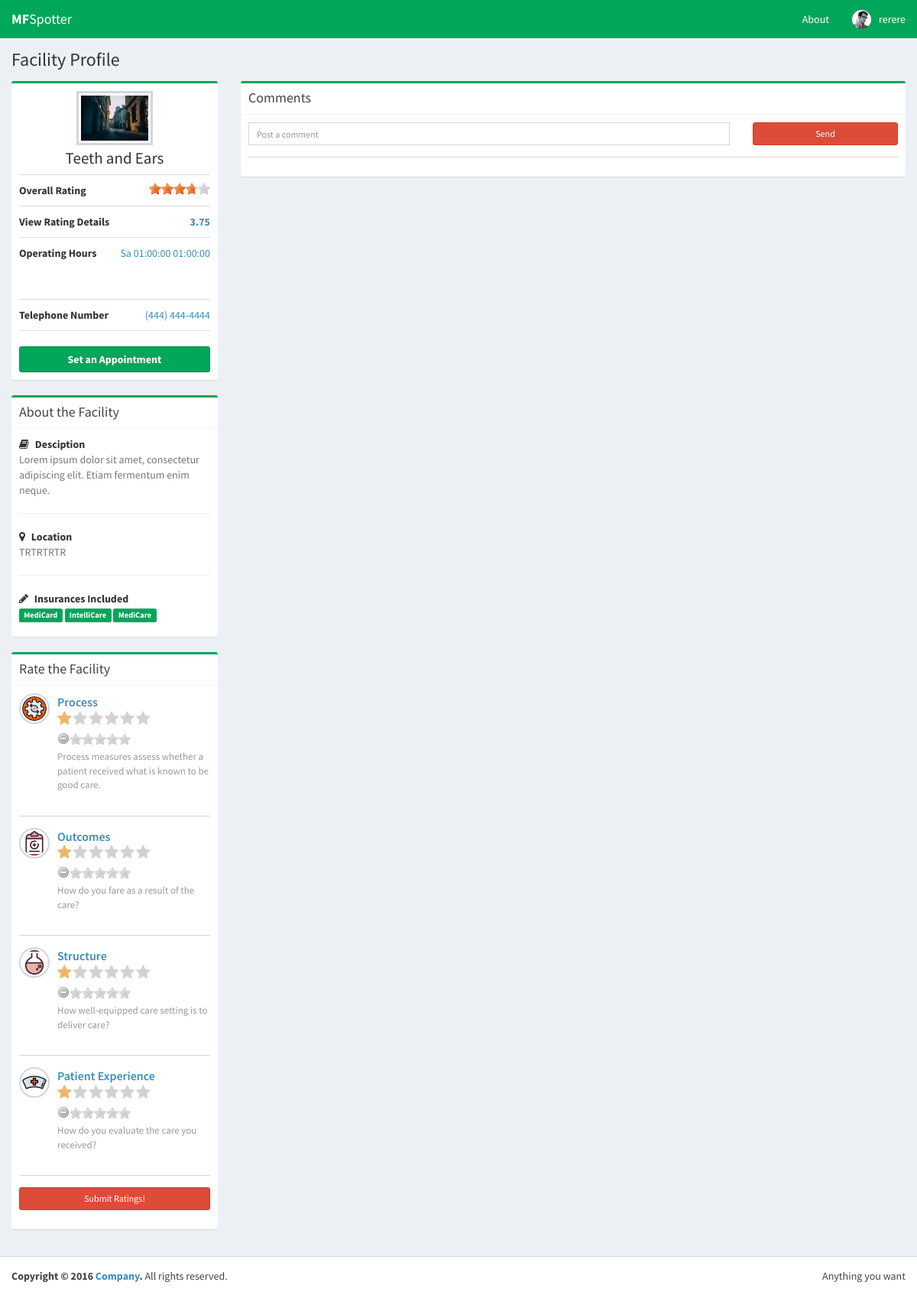
The app's page /facilityProfile.php?id=28 (signed in) with its own data.
### tables this page shows
CREATE TABLE IF NOT EXISTS `facility` (
  `facilityID` int(4) NOT NULL AUTO_INCREMENT,
  `facilityName` varchar(50) NOT NULL,
  `telephoneNumber` text NOT NULL,
  `longhitude` double DEFAULT NULL,
  `latitude` double DEFAULT NULL,
  `address` varchar(40) NOT NULL,
  PRIMARY KEY (`facilityID`)
);

### facilityProfile.php (the view, shortened to what this page needs)
<?php
  $facility_id = $_GET["id"];
  $username="root";
  $password="usbw";
  $database="mfspotter";
  $operating_period = array();
  $connect = mysqli_connect("localhost", $username, $password, $database);
  $query = "SELECT * FROM `facility` WHERE facilityID = " . $facility_id . " ";
  $result = mysqli_query($connect, $query);
  if(mysqli_num_rows($result) > 0)
  {
    while($row = mysqli_fetch_array($result))
    {
      $facility_name = $row['facilityName'];
      $facility_tel = $row['telephoneNumber'];
      $facility_address = $row['address'];
    }
  }
  $query2 = "SELECT * FROM operatingperiod WHERE facilityID = " . $facility_id . " ";
  $result2 = mysqli_query($connect, $query2);
  if(mysqli_num_rows($result2) > 0)
  {
    while($row2 = mysqli_fetch_array($result2))
    {
      $operating_period[] = array($row2['dayofweek'],$row2['timeOpened'], $row2['timeClosed']);
    }
  }
  $query3 = "SELECT * FROM insurances WHERE insurancesID IN ( SELECT insurancesID FROM insurancescovered WHERE facilityID = " . $facility_id . " )";
  $result3 = mysqli_query($connect, $query3);
  if(mysqli_num_rows($result3) > 0)
  {
    while($row3 = mysqli_fetch_array($result3))
    {
      $insurance_name[] = $row3['insuranceName'];
    }
  }
function getOverallVotePerID($id){
  $username="root";
  $password="usbw";
  $database="mfspotter";
  $connect = mysqli_connect("localhost", $username, $password, $database);
  $query = "SELECT AVG(rating) as overall FROM rating, facility WHERE rating.facilityID = facility.facilityID AND facility.facilityID = ".$id." AND dateRated >= DATE_SUB(NOW(),INTERVAL 1 YEAR) GROUP BY facility.facilityID";
  $result = mysqli_query($connect, $query);
  if(mysqli_num_rows($result) > 0)
  {
    while($row = mysqli_fetch_array($result))
    {
      return $row['overall'];
    }
  }
  else
  {
    return 0;
  }
}
?>
<!DOCTYPE html>
<html>
<head>
  <link rel="stylesheet" href="bootstrap/css/bootstrap.min.css">
  <link rel="stylesheet" href="https://cdnjs.cloudflare.com/ajax/libs/font-awesome/4.5.0/css/font-awesome.min.css">
  <link rel="stylesheet" href="https://cdnjs.cloudflare.com/ajax/libs/ionicons/2.0.1/css/ionicons.min.css">
  <link rel="stylesheet" href="dist/css/AdminLTE.min.css">
  <link rel="stylesheet" href="dist/css/skins/_all-skins.min.css">
  <link rel="stylesheet" href="plugins/rateit-scripts/rateit.css">
  <link rel="stylesheet" href="http://maxcdn.bootstrapcdn.com/font-awesome/latest/css/font-awesome.min.css">
  <link rel="stylesheet" href="dist/themes/fontawesome-stars.css">
  <link rel="stylesheet" href="dist/themes/fontawesome-stars-o.css">
</head>
<body  class="hold-transition skin-green layout-top-nav">
<div class="wrapper">
   <header class="main-header">
    <nav class="navbar navbar-static-top">
      <div class="navbar-header">
        <a href="../mfspotter/Landing.html" class="navbar-brand"><b>MF</b>Spotter</a>
      </div>
        <div class="collapse navbar-collapse pull-right" id="navbar-collapse">
          <ul class="nav navbar-nav">
            <li><a href="#">About</a></li>
          <?php
            if(!(isset($_SESSION['username'])) && !(isset($_SESSION['password'])))
            {
              echo "<script>alert('Not Logged in!')</script>";
              redirect('login.php');
            }
            else
            {
              echo '<li class="dropdown user user-menu">
                    <a href="#" class="dropdown-toggle" data-toggle="dropdown">
                      <img src="dist/img/user2-160x160.jpg" class="user-image" alt="User Image">
                      <span class="hidden-xs">'.$_SESSION["firstname"].' '.$_SESSION["lastname"] .'</span>
                    </a>
                    <ul class="dropdown-menu">
                      <li class="user-header">
                        <img src="dist/img/user2-160x160.jpg" class="img-circle" alt="User Image">
                        <p>
                          Alexander Pierce
                          <small>'. $_SESSION["usertype"] .'</small>
                        </p>
                      </li>';
            }
          ?>
            </ul>
          </li>
        </ul>
      </div>
    </nav>
  </header>
  <div class="content-wrapper">
      <section class="content-header">
        <h1>
          Facility Profile
        </h1>
      </section>
      <section class="content">
        <div class="row">
        <div class="col-md-3">
          <div class="box box-primary box-success">
            <div class="box-body box-profile">
              <img class="profile-user-img img-responsive" src="/mfspotter/dist/img/photo1.png" alt="User profile picture">
              <h3 class="profile-username text-center"><?php echo $facility_name ?></h3>
              <ul class="list-group list-group-unbordered">
                <li class="list-group-item">
                  <b>Overall Rating</b>
                      <a class="pull-right">
                        <div class="rateit" data-rateit-value="<?php echo getOverallVotePerID($facility_id)?>"  data-rateit-ispreset="true" data-rateit-readonly="true">
                        </div>
                      </a>
                </li>
                <li class="list-group-item">
                  <b>View Rating Details</b>
                      <a class="pull-right">
                       <b><a data-toggle="modal" href="#ratingDetailsModal" class="pull-right"><?php echo number_format(getOverallVotePerID($facility_id),2)?></a></b>
                      </a>
                </li>
                <li class="list-group-item">
                  <b>Operating Hours</b> <a class="pull-right">
                  <?php
                    for($row = 0; $row < count($operating_period); $row++){
                      for($col = 0; $col < 3; $col++)
                      {
                        if($operating_period[$row][$col] == 0)
                        {
                          $operating_period[$row][$col] = "Su";
                          $days[] = $operating_period[$row][$col];
                        }
                        else if($operating_period[$row][$col] == 1)
                        {
                          $operating_period[$row][$col] = "Mo";
                          $days[] = $operating_period[$row][$col];
                        }
                        else if($operating_period[$row][$col] == 2)
                        {
                          $operating_period[$row][$col] = "Tu";
                          $days[] = $operating_period[$row][$col];
                        }
                        else if($operating_period[$row][$col] == 3)
                        {
                          $operating_period[$row][$col] = "We";
                          $days[] = $operating_period[$row][$col];
                        }
                        else if($operating_period[$row][$col] == 4)
                        {
                          $operating_period[$row][$col] = "Th";
                          $days[] = $operating_period[$row][$col];
                        }
                        else if($operating_period[$row][$col] == 5)
                        {
                          $operating_period[$row][$col] = "Fr";
                          $days[] = $operating_period[$row][$col];
                        }
                        else if($operating_period[$row][$col] == 6)
                        {
                          $operating_period[$row][$col] = "Sa";
                          $days[] = $operating_period[$row][$col];
                        }
                        echo ''. $operating_period[$row][$col] . ' ';
                      }
                      echo '<br/>';
                    }
                  ?>
                  </a>
                </li>
                <li class="list-group-item">
                  <b>Telephone Number</b> <a class="pull-right"><?php echo $facility_tel ?></a>
                </li>
              </ul>
              <a href="#" class="btn btn-success btn-block"><b>Set an Appointment</b></a>
            </div>
          </div>
          <div class="box box-primary box-success">
            <div class="box-header with-border">
              <h3 class="box-title">About the Facility</h3>
            </div>
            <div class="box-body">
              <strong><i class="fa fa-book margin-r-5"></i> Desciption</strong>
              <p class="text-muted">
               Lorem ipsum dolor sit amet, consectetur adipiscing elit. Etiam fermentum enim neque.
              </p>
              <hr>
              <strong><i class="fa fa-map-marker margin-r-5"></i> Location</strong>
              <p class="text-muted"><?php echo $facility_address ?></p>
              <hr>
              <strong><i class="fa fa-pencil margin-r-5"></i> Insurances Included</strong>
              <p>
                <?php
                  foreach($insurance_name as $i)
                  {
                    echo '<span class="label label-success">'. $i .'</span> ';
                  }
                ?>
              </p>
            </div>
          </div>
        <form name = "addRating" enctype="multipart/form-data" role="form" method="post" data-toggle="validator">
          <div class="box box-primary box-success">
            <div class="box-header with-border">
              <h3 class="box-title">Rate the Facility</h3>
            </div>
            <div class="box-body">
                <div class="post">
                  <div class="user-block">
                    <img class="img-circle img-bordered-sm" src="../mfspotter/dist/img/process.png" alt="user image">
                        <span class="username">
                          <a href="#">Process</a>
                        </span>
                          <span class="username">
                                <div class="rateit" data-rateit-backingfld="#backing2b"></div>
                          </span>
                    <span class="description">Process measures assess whether a patient received what is known to be good care.
                    </span>
                  </div>
                </div>
                <div class="post">
                  <div class="user-block">
                    <img class="img-circle img-bordered-sm" src="../mfspotter/dist/img/medical-result.png" alt="user image">
                        <span class="username">
                          <a href="#">Outcomes</a>
                        </span>
                        <span class="username">
                                <div class="rateit" data-rateit-backingfld="#backing3b"></div>
                        </span>
                    <span class="description">How do you fare as a result of the care?</span>
                  </div>
                </div>
                <div class="post">
                  <div class="user-block">
                    <img class="img-circle img-bordered-sm" src="../mfspotter/dist/img/flask.png" alt="user image">
                        <span class="username">
                          <a href="#">Structure</a>
                        </span>
                        <span class="username">
                              <div class="rateit" data-rateit-backingfld="#backing1b"></div>
                        </span>
                    <span class="description">How well-equipped care setting is to deliver care?</span>
                  </div>
                </div>
                <div class="post">
                  <div class="user-block">
                    <img class="img-circle img-bordered-sm" src="/mfspotter/dist/img/nurse.png" alt="user image">
                        <span class="username">
                          <a href="#">Patient Experience</a>
                        </span>
                        <span class="username">
                              <div class="rateit" data-rateit-backingfld="#backing0b"></div>
                        </span>
                    <span class="description">How do you evaluate the care you received?</span>
                  </div>
                </div>
                <div class="post">
                  <div class="user-block">
                    <button type="submit" class="btn btn-danger pull-right btn-block btn-sm" >Submit Ratings!</button>
                  </div>
                </div>
            </div>
          </div>
        </div>
        <div class="col-md-9">
          <div class="box box-primary box-success">
            <div class="box-header with-border">
              <h3 class="box-title">Comments</h3>
            </div>
            <div class="box-body">
              <div class="post">
                  <form class="form-horizontal" method='post' action="" onsubmit="return post();">
                    <div class="form-group margin-bottom-none">
                      <div class="col-sm-9">
                        <input class="form-control input-sm" id="comment" placeholder="Post a comment">
                      </div>
                      <div class="col-sm-3">
                        <button type="submit" class="btn btn-danger pull-right btn-block btn-sm">Send</button>
                      </div>
                    </div>
                  </form>
                </div>
            </div>
          </div>
          </div>
        </div>
       </section>
  </div>
  <footer class="main-footer">
    <div class="pull-right hidden-xs">
      Anything you want
    </div>
    <strong>Copyright &copy; 2016 <a href="#">Company</a>.</strong> All rights reserved.
  </footer>
</body>
</html>

### records on screen
facility: facilityName "Teeth and Ears", telephoneNumber "(444) 444-4444", address "TRTRTRTR"

### other values on screen
$_SESSION["firstname"] "rerere"
getOverallVotePerID($facility_id) "3.75"
$operating_period[$row][$col] "Sa"
$operating_period[$row][$col] "01:00:00"
$i "MediCard"
$i "IntelliCare"
$i "MediCare"
